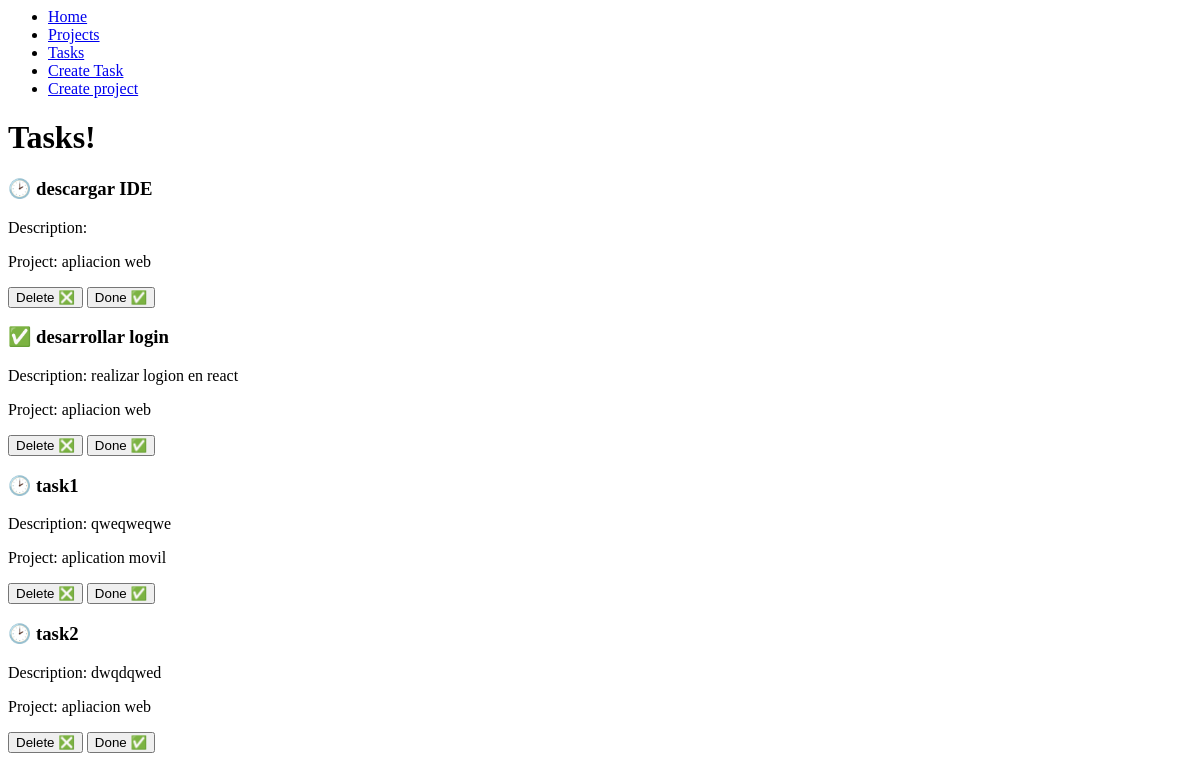
The page /myapp/tasks/ on the database as committed earlier.
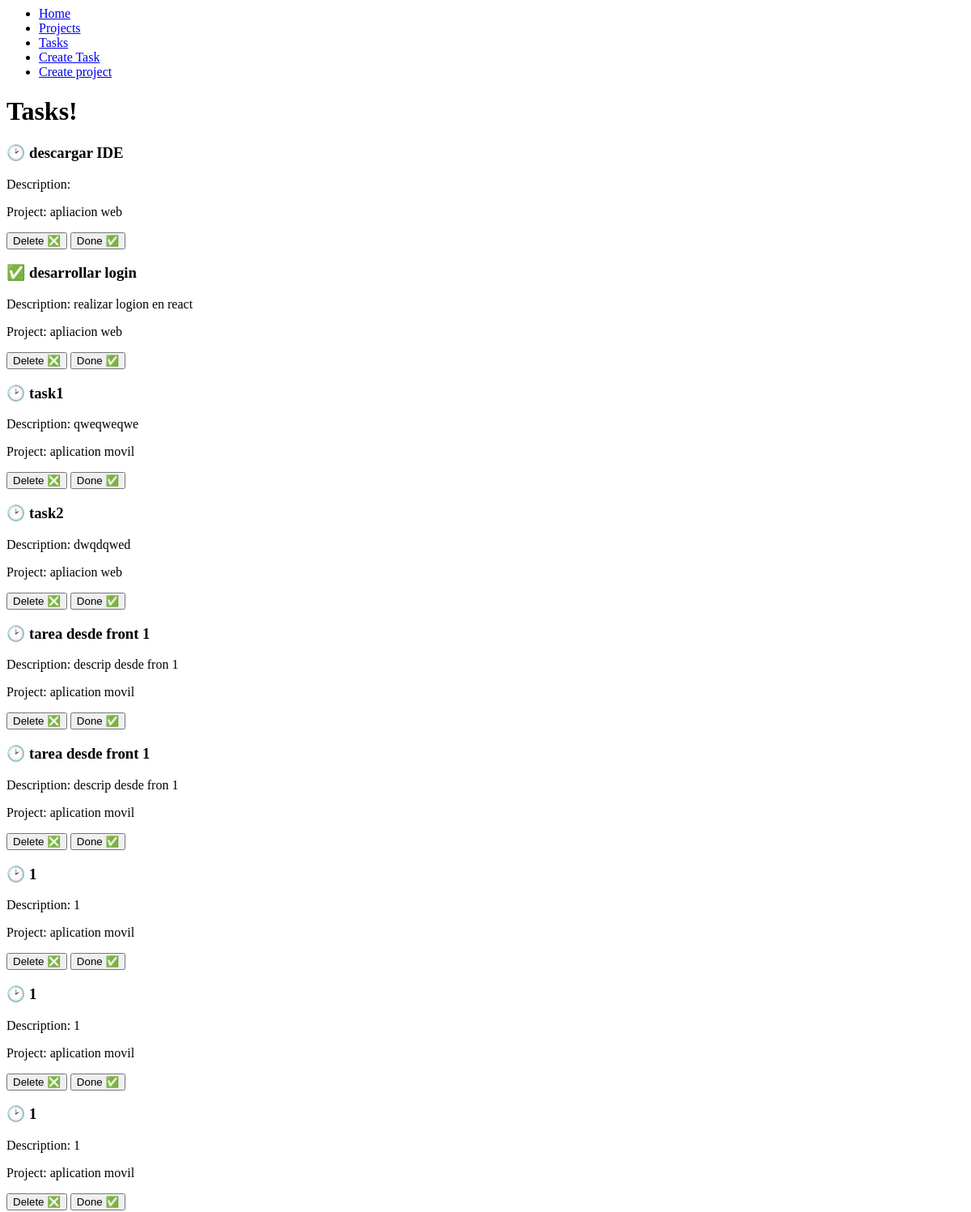
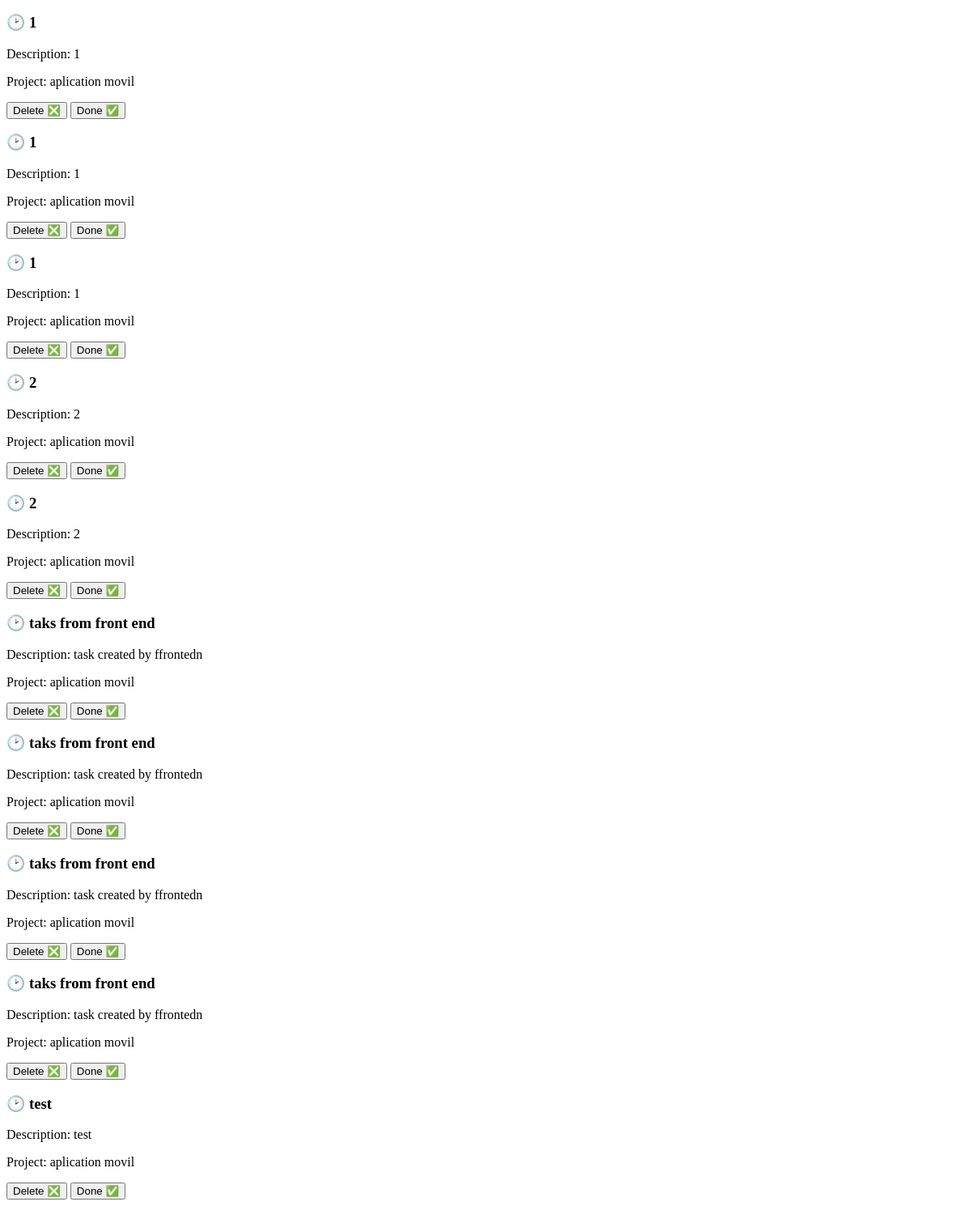
The same page on the database as committed later (2 pictures, top to bottom).
### myapp/models.py (models this page shows, shortened)
class Task(models.Model):
    title = models.CharField(max_length=200)
    description = models.TextField()
    done = models.BooleanField(default=False)
    project = models.ForeignKey(Project, on_delete=models.CASCADE)

class Project(models.Model):
    name = models.CharField(max_length=200)

### myapp/views.py (the view)
# urls.py: path('tasks/', views.tasks, name = 'tasks'),
def tasks(request):
    tasks = Task.objects.all()
    return render(request, 'tasks/tasks.html', {
        'tasks': tasks
    })

### myapp/templates/tasks/tasks.html (shortened to what this page needs)
{% extends 'layouts/base.html' %}
{% block content %}
<!DOCTYPE html>
<html lang="en">
<head>
</head>
<body>
    <h1>Tasks!</h1>
    <div>
        {% for task in tasks %}
        <h3> {% if task.done == False %} 🕑 {% else %} ✅ {% endif %} {{task.title}}</h3>
        <p>Description: {{task.description}}</p>
        <p>Project: {{task.project.name}}</p>
        <button>Delete ❎</button>
        <button>Done ✅</button>
        {% endfor %}
    </div>
</body>
</html>
{% endblock %}

### myapp/templates/layouts/base.html
<div>
    <ul>
        <li><a href="/myapp">Home</a></li>
        <li><a href="/myapp/projects">Projects</a> </li>
        <li> <a href="/myapp/tasks">Tasks</a></li>
        <li> <a href="/myapp/create_task">Create Task</a></li>
        <li> <a href="{% url 'create_project' %}">Create project</a></li>
    </ul>
</div>
{% block content %}
{% endblock %}

Rows that differ between the two databases and show on the page:
added Task: title "tarea desde front 1", description "descrip desde fron 1", project.name "aplication movil"
added Task: title "tarea desde front 1", description "descrip desde fron 1", project.name "aplication movil"
added Task: title "1", description "1", project.name "aplication movil"
added Task: title "1", description "1", project.name "aplication movil"
added Task: title "1", description "1", project.name "aplication movil"
added Task: title "1", description "1", project.name "aplication movil"
added Task: title "1", description "1", project.name "aplication movil"
added Task: title "1", description "1", project.name "aplication movil"
added Task: title "2", description "2", project.name "aplication movil"
added Task: title "2", description "2", project.name "aplication movil"
added Task: title "taks from front end", description "task created by ffrontedn", project.name "aplication movil"
added Task: title "taks from front end", description "task created by ffrontedn", project.name "aplication movil"
added Task: title "taks from front end", description "task created by ffrontedn", project.name "aplication movil"
added Task: title "taks from front end", description "task created by ffrontedn", project.name "aplication movil"
added Task: title "test", description "test", project.name "aplication movil"
